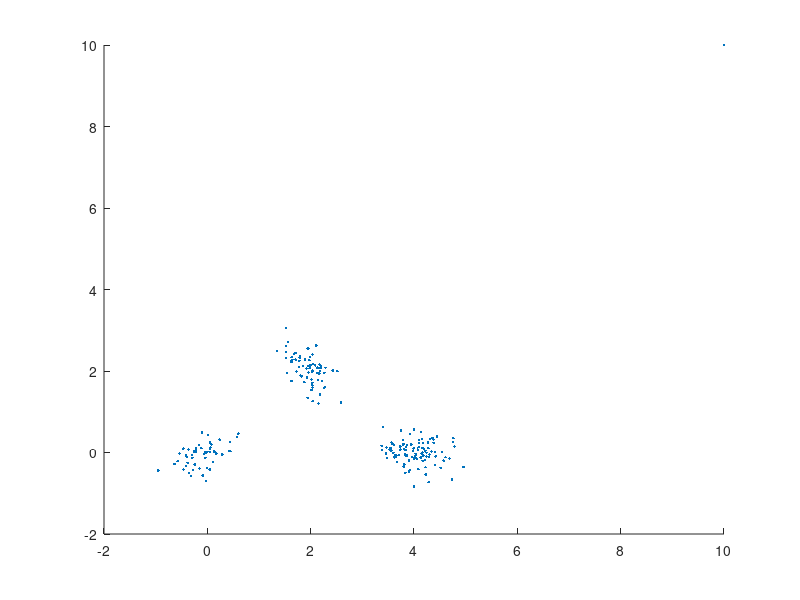

The MATLAB script that drew this image: (Note: this script raises an error after producing the figure.)
% SUMMARY:  Demo of using HMM toolbox wrote by KQQ
%           1.GMM, 2.Multinominal-HMM, 3.Gaussian-HMM, 4.GMM-HMM
% AUTHOR:   QIUQIANG KONG
% Created:  25-11-2015
% Modified: 11-12-2015 Add vertibi decode to GMM-HMM
% ===========================================================
function test_hmm
close all
addpath('matlab-gmm')

% pseudo ranom
% rng(0)

choose = 1;     % can be 1, 2, 3 or 4

switch choose
    case 1
        GmmTest(); 
        return;
    case 2
        DhmmTest(); 
        return;
    case 3
        ChmmGaussTest();
        return
    case 4
        ChmmGaussMixTest();
        return
end

end

% ================================
function GmmTest()
% generate data
X1 = mvnrnd([0,0], [0.5, 0.2; 0.2, 0.3]/4, 50);
X2 = mvnrnd([2,2], [0.3, -0.2; -0.2, 0.5]/4, 70);
X3 = mvnrnd([4,0], [0.5, 0; 0, 0.3]/4, 100);
X4 = [10,10;];
X = [X1; X2; X3; X4];

% plot data
scatter(X(:,1), X(:,2), '.'); hold on

% run gmm
mix_num = 6;
[pi, mu, Sigma, loglik] = Gmm(X, mix_num, 'cov_type', 'diag', 'cov_thresh', 1e-1, 'restart_num', 1, 'iter_num', 100);

% plot gaussians
for i1 = 1:mix_num
    error_ellipse(Sigma(:,:,i1), mu(:,i1)', 'style', 'r'), hold on
end
end

% ================================
function DhmmTest()
% generate data
Data{1} = [1 1 1 4 1 1 1 2 2 2 2 2 2 1 2 2 2 2 3 3 3 3 3 1 3 3 3]';
Data{2} = [1 1 2 1 1 1 1 1 2 2 2 3 2 2 2 2 2 3 3 3 3 3 4 3 3 3]';
Data_new = [1 1 1 1 1 1 1 2 2 2 2 2 2 2 3 3 3 3 3 3]';

Q = 3;  % num of states
M = 4;  % num of multinominal

% init p(z1)
tmp = rand(1,Q);
p_start0 = tmp / sum(tmp);

% init p(zn-1, zn), dim 1: Q, dim 2: Q
A0 = [0.8 0.2 0; 0 0.8 0.2; 0 0 1];

% init para of emission probability
phi0.B = ones(M,Q) / M;

% run discrete hmm
[p_start, A, phi, loglik] = Dhmm(Data, Q, M, 'p_start0', p_start0, 'A0', A0, 'phi0', phi0, 'iter_num', 100);

% Calculate p(X) & vertibi decode
logp_xn_given_zn = Discrete_logp_xn_given_zn(Data_new, phi);
[~,~, loglik] = LogForwardBackward(logp_xn_given_zn, p_start, A);
path = LogViterbiDecode(logp_xn_given_zn, p_start, A);

p_start0
A0
p_start
A
phi.B
loglik
path'

end


% ================================
function ChmmGaussTest()
% Generate Data
for i1 = 1:2
    X1 = mvnrnd([0,0], [0.5, 0.2; 0.2, 0.3]/5, 20);
    X2 = mvnrnd([0,2], [0.3, -0.2; -0.2, 0.5]/5, 30);
    X3 = mvnrnd([0,4], [0.5, 0; 0, 0.3]/5, 40);
    X = [X1; X2; X3];
    Data{i1} = X;
end
Xall = cell2mat(Data');
scatter(Xall(:,1), Xall(:,2), '.'); hold on

Q = 3;  % state num
p = 2;  % feature dim

p_start0 = [1 0 0];
A0 = [0.8 0.2 0; 0 0.8 0.2; 0 0 1];

[p_start, A, phi, loglik] = ChmmGauss(Data, Q);
% [p_start, A, phi, loglik] = ChmmGauss(Data, Q, 'p_start0', p_start0, 'A0', A0, 'phi0', phi0, 'cov_type', 'diag', 'cov_thresh', 1e-1);

% Calculate p(X) & vertibi decode
logp_xn_given_zn = Gauss_logp_xn_given_zn(Data{1}, phi);
[~,~, loglik] = LogForwardBackward(logp_xn_given_zn, p_start, A);
path = LogViterbiDecode(logp_xn_given_zn, p_start, A);

p_start0
A0
p_start
A
phi
loglik
path'

% plot gaussians
error_ellipse(reshape(phi.Sigma(:,:,1),p,p), phi.mu(:,1)', 'style', 'r'); hold on
error_ellipse(reshape(phi.Sigma(:,:,2),p,p), phi.mu(:,2)', 'style', 'g'); hold on
error_ellipse(reshape(phi.Sigma(:,:,3),p,p), phi.mu(:,3)', 'style', 'k'); hold on
end

% ================================
function ChmmGaussMixTest()
% Generate Data
for i1 = 1:2
    X1 = mvnrnd([0,0], [0.5, 0.2; 0.2, 0.3]/5, 20);
    X2 = mvnrnd([0,2], [0.3, -0.2; -0.2, 0.5]/5, 30);
    X3 = mvnrnd([0,4], [0.5, 0; 0, 0.3]/5, 40);
    X = [X1; X2; X3];
    Data{i1} = X;
end
for i1 = 3:4
    X1 = mvnrnd([2,0], [0.5, 0.2; 0.2, 0.3]/5, 20);
    X2 = mvnrnd([2,2], [0.3, -0.2; -0.2, 0.5]/5, 30);
    X3 = mvnrnd([2,4], [0.5, 0; 0, 0.3]/5, 30);
    X = [X1; X2; X3];
    Data{i1} = X;
end
Xall = cell2mat(Data');
scatter(Xall(:,1), Xall(:,2), '.'); hold on

Q = 3;      % state num
M = 2;      % mix num
p = 2;      % feature dim

% Train Gmm-Hmm model
[p_start, A, phi, loglik] = ChmmGmm(Data, Q, M);
% [p_start, A, phi, loglik] = ChmmGmm(Data, Q, M, 'p_start0', p_start0, 'A0', A0, 'phi0', phi0, 'cov_type', 'diag', 'cov_thresh', 1e-1)

% Calculate p(X) & vertibi decode
logp_xn_given_zn = Gmm_logp_xn_given_zn(Data{1}, phi);
[~,~, loglik] = LogForwardBackward(logp_xn_given_zn, p_start, A);
path = LogViterbiDecode(logp_xn_given_zn, p_start, A);

p_start
A
phi
loglik
path'


color = {'r', 'g', 'k'};
for q = 1:Q
    for m = 1:M
        error_ellipse(phi.Sigma(:,:,m,q), phi.mu(:,m,q), 'style', color{q}); hold on
    end
end

end

